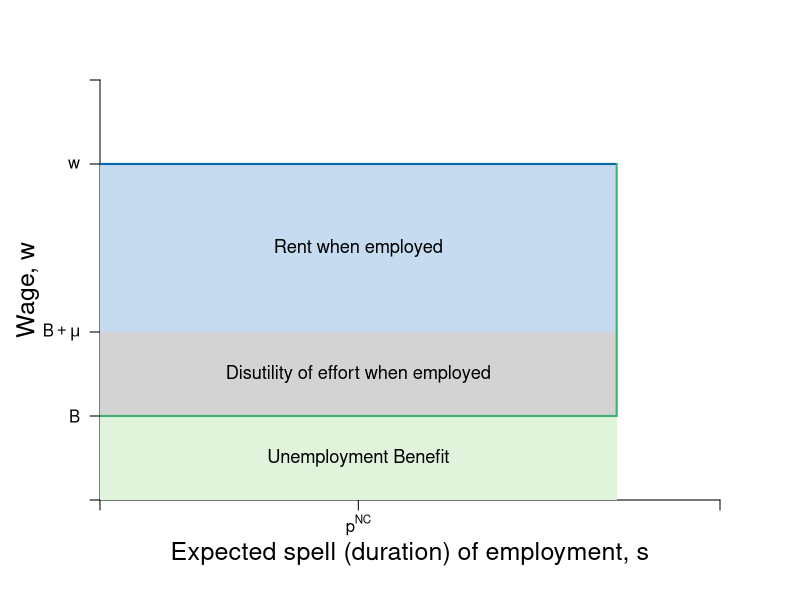

Source code (R):
#Graph Designer: Simon Halliday + Scott Cohn
#Authors: Bowles and Halliday
#Title: Coordination, Conflict and Competition: A Text in Microeconomics

library(shape)
pdf(file = "employment/employment_rents.pdf", width = 8, height = 6)

#Set parameters for graphics
axislabelsize <- 1.5
labelsize <- 1.1
graphlinewidth <- 3
segmentlinewidth <- 2

COL <- c("#7fc97f", "#beaed4", "#fdc086", "#ffff99", "#386cb0", "#f0027f", "#bf5b17", "#666666")
COLA <- c("#e0f3db", "#99d8c9","#66c2a4","#41ae76", "#238b45", "#005824")
COLB <- c("#c6dbef", "#4eb3d3", "#2b8cbe", "#0868ac","#084081")

#Edited the margins to cater for the larger LHS labels
par(mar =  c(5, 5, 4, 4))

PCFn <- function(delta, mu = 0.5) {
  delta/mu
}

isoreturnFn <- function(delta, pi=0.125) {
  1 - (pi)/delta
}

xlims <- c(0, 0.6)
ylims <- c(0, 1)

npts <- 501 
x <- seq(xlims[1], xlims[2], length.out = npts)
y <- seq(ylims[1], ylims[2], length.out = npts) 
a <- c(2, 4, 6)

plot(0, 0, xlim = xlims, ylim = ylims, type = "n",
     xlab = expression(paste("")),
     ylab = expression(paste("")), 
     xaxt = "n", 
     yaxt = "n", 
     cex.lab = axislabelsize, 
     bty = "n", 
     xaxs="i", 
     yaxs="i"
)


# ticksy <- seq(from = 0, to = ylims[2], by = 1)
# ylabels <- seq(from = 0, to = ylims[2], by = 1)
# ticksx <- seq(from = 0, to = xlims[2], by = 1)
# xlabels <- seq(from = 0, to = xlims[2], by = 1)
ticksy <- c(ylims[1], 0.2, 0.4, 0.8, ylims[2])
ylabels <- c(NA, expression(paste(B)), expression(paste(B + mu)), expression(paste(w)), NA)
ticksx <- c(xlims[1], 0.25, xlims[2])
xlabels <- c(NA, expression(paste(p^{NC})), NA)

axis(1, at = ticksx, pos = 0, labels = xlabels)
axis(2, at = ticksy, pos = 0, labels = ylabels, las = 1)

npts <- 500 
xx1 <- seq(xlims[1], xlims[2], length.out = npts)
xx2 <- seq(0, xlims[2], length.out = npts)
xx3 <- seq(1.5, 2.5, length.out = npts)
xx4 <- seq(3, 5, length.out = npts)
xx5 <- seq(7, 9, length.out = npts)



#Draw the polygon for feasibility
xpoly1 <- c(0, 0.5, 0.5, 0, 0)
ypoly1 <- c(0, 0, 0.2, 0.2, 0)
polygon(x = xpoly1, y = ypoly1, col=COLA[1], density=NULL, border = NA)

xpoly2 <- c(0, 0.5, 0.5, 0, 0)
ypoly2 <- c(0.2, 0.2, 0.4, 0.4, 0.2)
polygon(x = xpoly2, y = ypoly2, col="lightgrey", density=NULL, border = NA)

xpoly3 <- c(0, 0.5, 0.5, 0, 0)
ypoly3 <- c(0.4, 0.4, 0.8, 0.8, 0.4)
polygon(x = xpoly3, y = ypoly3, col=COLB[1], density=NULL, border = NA)

#Label the feasible frontier
text(0.25, 0.3, expression("Disutility of effort when employed"), cex = labelsize)
text(0.25, 0.1, expression("Unemployment Benefit"), cex = labelsize)
text(0.25, 0.6, expression("Rent when employed"), cex = labelsize)

# text(0.1, 0.7, expression("employer"), cex = labelsize)
# text(3.2, 0.5, expression("(production possibilities frontier)"), cex = labelsize)
# Arrows(4.35, 0.95, 8.1, 0.95, col = "black", lty = 1, lwd = 2, arr.type = "triangle", arr.lwd = 0.5)

# text(0.5, 0.25, expression("Better for"), cex = labelsize)
# text(0.5, 0.2, expression("employee"), cex = labelsize)


#Axis labels
mtext(expression(paste("Expected spell (duration) of employment, ", s)), side = 1, line = 2.5, cex = axislabelsize)
text(-0.07, 0.5*(ylims[2]), expression(paste("Wage, ", w)), xpd = TRUE, cex = axislabelsize, srt = 90) 

#segments(0, isoreturnFn(0.25), 0.25, isoreturnFn(0.25), lty = 2, col = "gray" , lwd = segmentlinewidth)
segments(0, 0.8, 0.5, 0.8, lty = 1, col = COLB[4] , lwd = segmentlinewidth)

segments(0, 0.2, 0.5, 0.2, lty = 1, col = COLA[4] , lwd = segmentlinewidth)
segments(0.5, 0.2, 0.5, 0.8, lty = 1, col = COLA[4] , lwd = segmentlinewidth)
#text(0.25, isoreturnFn(0.25) + 0.05, expression(paste(n)), cex = labelsize)
#points(0.25, isoreturnFn(0.25), pch = 16, col = "black", cex = 1.5)



dev.off()
